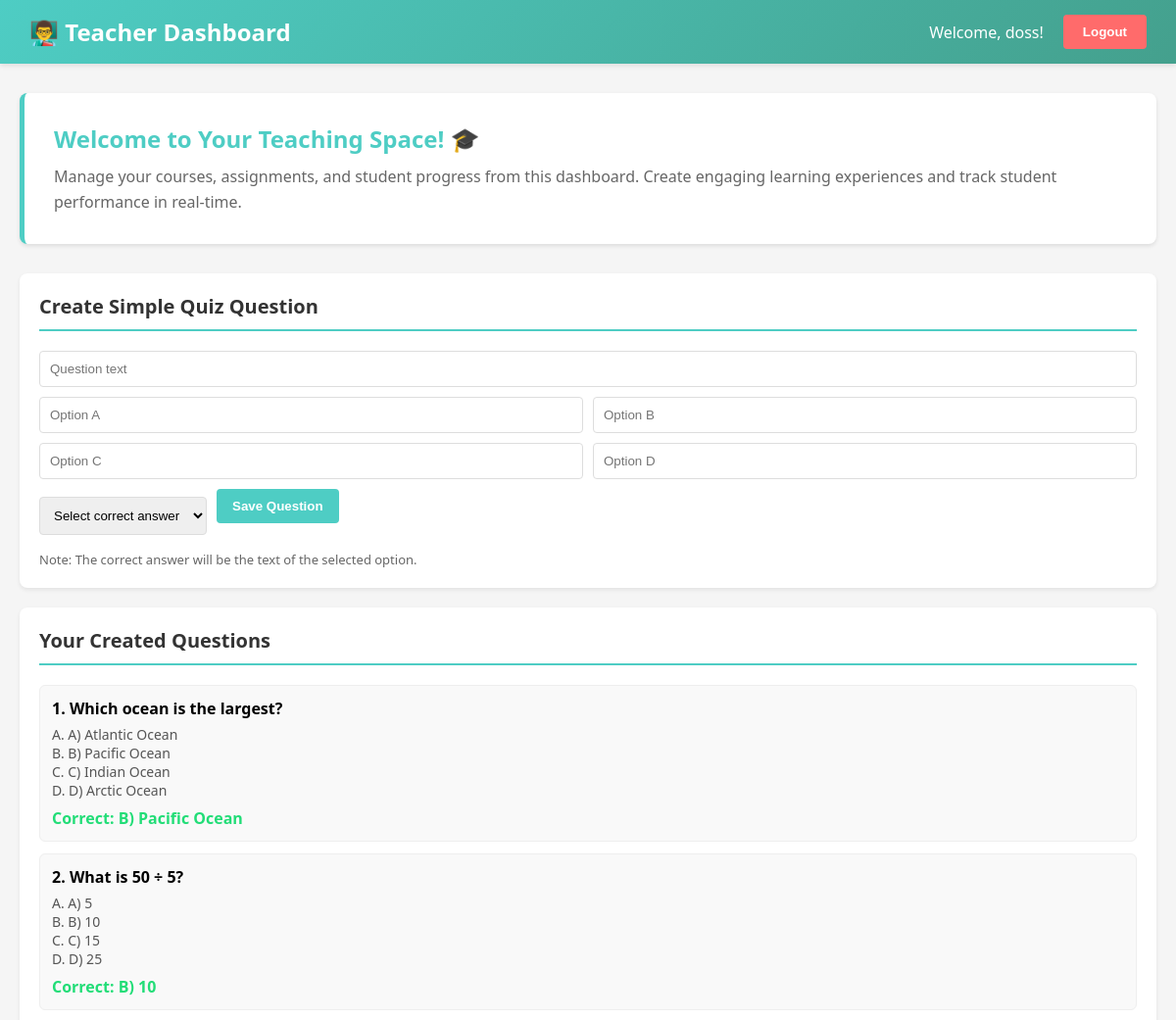
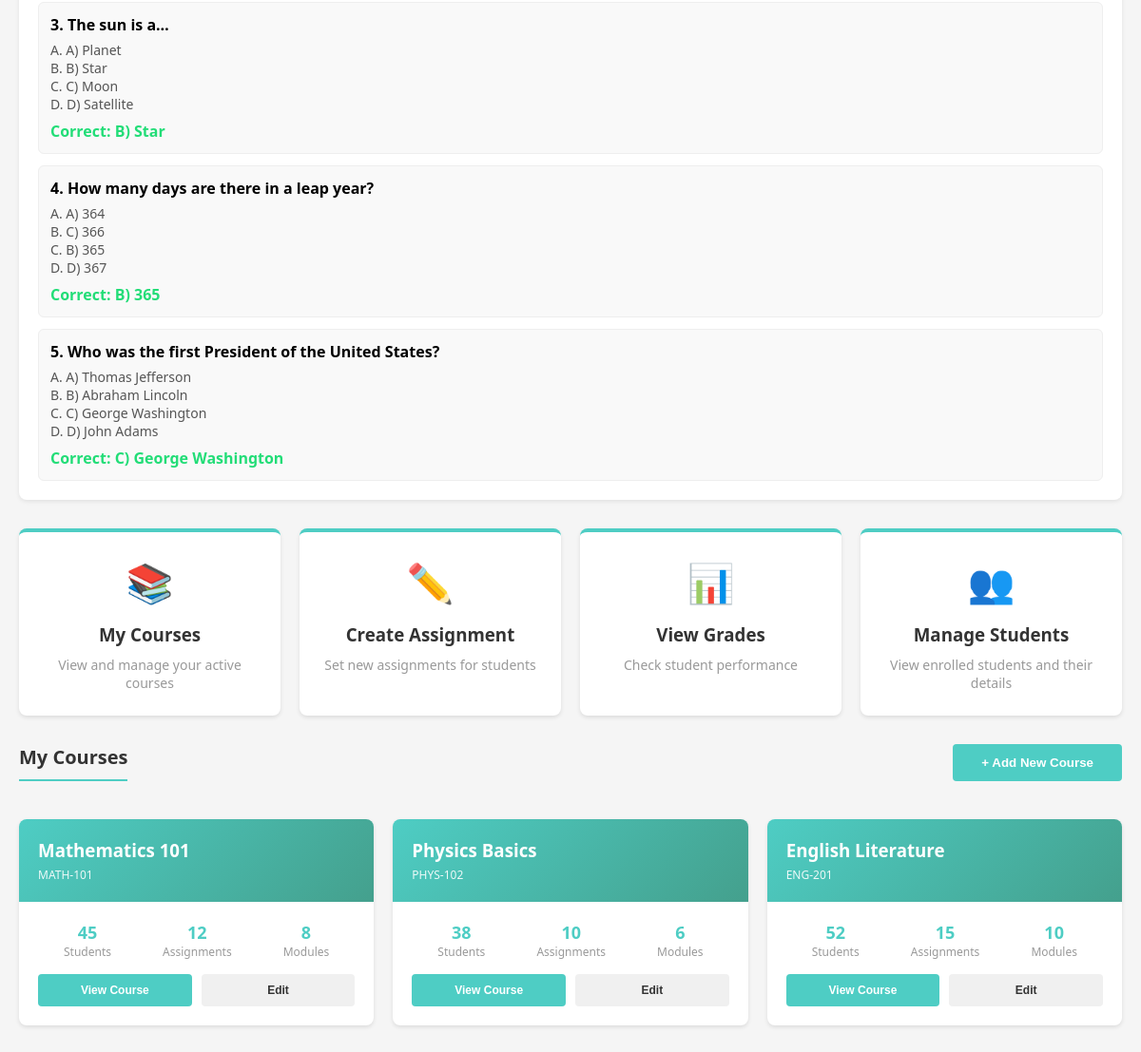
Screenshot of /teacher-dashboard (signed in) with the database file from the repository (2 pictures, top to bottom).
### controller/model.py (models this page shows, shortened)
class QuizQuestion(db.Model):
    __tablename__ = 'quiz_questions'
    question_id = db.Column(db.Integer, primary_key=True, autoincrement=True)
    teacher_id = db.Column(db.Integer, db.ForeignKey('users.user_id'), nullable=True)
    question_text = db.Column(db.String(1000), nullable=False)
    option_a = db.Column(db.String(255), nullable=False)
    option_b = db.Column(db.String(255), nullable=False)
    option_c = db.Column(db.String(255), nullable=False)
    option_d = db.Column(db.String(255), nullable=False)
    correct_answer = db.Column(db.String(255), nullable=False)
    created_at = db.Column(db.DateTime, default=datetime.utcnow)

### app.py (the view, shortened to what this page needs)
@app.route('/teacher-dashboard', methods=['GET', 'POST'])
@login_required
def teacher_dashboard():
    if session.get('role_id') != 2:
        flash("Unauthorized access", "danger")
        return redirect(url_for('login'))
    username = session.get('username')
    user_id = session.get('user_id')
    questions = QuizQuestion.query.filter_by(teacher_id=user_id).order_by(QuizQuestion.created_at.desc()).all()
    return render_template('teacher_dashboard.html', username=username, questions=questions)

### app.py (called while the page is built)
def login_required(f):
    @wraps(f)
    def decorated_function(*args, **kwargs):
        if 'user_id' not in session:
            flash("Please login first", "warning")
            return redirect(url_for('login'))
        return f(*args, **kwargs)
    return decorated_function

### templates/teacher_dashboard.html (shortened to what this page needs)
<!DOCTYPE html>
<html lang="en">
<head>
</head>
<body>
    <div class="navbar">
        <h1>👨‍🏫 Teacher Dashboard</h1>
        <div class="nav-right">
            <span>Welcome, {{ username }}!</span>
            <a href="{{ url_for('logout') }}">
                <button class="logout-btn">Logout</button>
            </a>
        </div>
    </div>
    <div class="container">
        <div class="welcome-box">
            <h2>Welcome to Your Teaching Space! 🎓</h2>
            <p>Manage your courses, assignments, and student progress from this dashboard. Create engaging learning experiences and track student performance in real-time.</p>
        </div>
        <div class="card" style="background: white; padding:20px; border-radius:8px; margin-bottom:20px; box-shadow:0 2px 4px rgba(0,0,0,0.08);">
            <div class="section-title">Create Simple Quiz Question</div>
            <form method="POST" style="margin-top:10px;">
                <div style="margin-bottom:10px;">
                    <input name="question" placeholder="Question text" style="width:100%; padding:10px; border-radius:4px; border:1px solid #ddd;" required>
                </div>
                <div style="display:grid; grid-template-columns:1fr 1fr; gap:10px;">
                    <input name="option_a" placeholder="Option A" style="padding:10px; border-radius:4px; border:1px solid #ddd;" required>
                    <input name="option_b" placeholder="Option B" style="padding:10px; border-radius:4px; border:1px solid #ddd;" required>
                    <input name="option_c" placeholder="Option C" style="padding:10px; border-radius:4px; border:1px solid #ddd;" required>
                    <input name="option_d" placeholder="Option D" style="padding:10px; border-radius:4px; border:1px solid #ddd;" required>
                </div>
                <div style="margin-top:10px; display:flex; gap:10px; align-items:center;">
                    <select name="correct_answer" required style="padding:10px; border-radius:4px; border:1px solid #ddd;">
                        <option value="">Select correct answer</option>
                    </select>
                    <button type="submit" class="add-course-btn" style="padding:10px 16px;">Save Question</button>
                </div>
                <div style="margin-top:8px; color:#666; font-size:13px;">Note: The correct answer will be the text of the selected option.</div>
            </form>
        </div>
        <div class="card" style="background:white; padding:20px; border-radius:8px; box-shadow:0 2px 4px rgba(0,0,0,0.08); margin-bottom:30px;">
            <div class="section-title">Your Created Questions</div>
            {% if questions and questions|length > 0 %}
                <div style="margin-top:12px; display:flex; flex-direction:column; gap:12px;">
                    {% for q in questions %}
                        <div style="padding:12px; border-radius:6px; background:#f9f9f9; border:1px solid #eee;">
                            <div style="font-weight:bold; margin-bottom:6px;">{{ loop.index }}. {{ q.question_text }}</div>
                            <div style="color:#555; font-size:14px;">
                                A. {{ q.option_a }}<br>
                                B. {{ q.option_b }}<br>
                                C. {{ q.option_c }}<br>
                                D. {{ q.option_d }}
                            </div>
                            <div style="margin-top:8px; color:#2d7; font-weight:bold;">Correct: {{ q.correct_answer }}</div>
                        </div>
                    {% endfor %}
                </div>
            {% else %}
                <div class="empty-state" style="padding:20px;">You haven't created any questions yet. Use the form above to add simple multiple-choice questions.</div>
            {% endif %}
        </div>
        <div class="quick-actions">
            <div class="action-card">
                <div class="icon">📚</div>
                <h3>My Courses</h3>
                <p>View and manage your active courses</p>
            </div>
            <div class="action-card">
                <div class="icon">✏️</div>
                <h3>Create Assignment</h3>
                <p>Set new assignments for students</p>
            </div>
            <div class="action-card">
                <div class="icon">📊</div>
                <h3>View Grades</h3>
                <p>Check student performance</p>
            </div>
            <div class="action-card">
                <div class="icon">👥</div>
                <h3>Manage Students</h3>
                <p>View enrolled students and their details</p>
            </div>
        </div>
        <div>
            <div style="display: flex; justify-content: space-between; align-items: center; margin-bottom: 20px;">
                <div class="section-title">My Courses</div>
                <button class="add-course-btn">+ Add New Course</button>
            </div>
            <div class="courses-grid">
                <div class="course-card">
                    <div class="course-header">
                        <h3>Mathematics 101</h3>
                        <div class="course-code">MATH-101</div>
                    </div>
                    <div class="course-body">
                        <div class="course-stats">
                            <div class="course-stat">
                                <div class="course-stat-number">45</div>
                                <div class="course-stat-label">Students</div>
                            </div>
                            <div class="course-stat">
                                <div class="course-stat-number">12</div>
                                <div class="course-stat-label">Assignments</div>
                            </div>
                            <div class="course-stat">
                                <div class="course-stat-number">8</div>
                                <div class="course-stat-label">Modules</div>
                            </div>
                        </div>
                        <div class="course-actions">
                            <button class="btn btn-primary">View Course</button>
                            <button class="btn btn-secondary">Edit</button>
                        </div>
                    </div>
                </div>
                <div class="course-card">
                    <div class="course-header">
                        <h3>Physics Basics</h3>
                        <div class="course-code">PHYS-102</div>
                    </div>
                    <div class="course-body">
                        <div class="course-stats">
                            <div class="course-stat">
                                <div class="course-stat-number">38</div>
                                <div class="course-stat-label">Students</div>
                            </div>
                            <div class="course-stat">
                                <div class="course-stat-number">10</div>
                                <div class="course-stat-label">Assignments</div>
                            </div>
                            <div class="course-stat">
                                <div class="course-stat-number">6</div>
                                <div class="course-stat-label">Modules</div>
                            </div>
                        </div>
                        <div class="course-actions">
                            <button class="btn btn-primary">View Course</button>
                            <button class="btn btn-secondary">Edit</button>
                        </div>
                    </div>
                </div>
                <div class="course-card">
                    <div class="course-header">
                        <h3>English Literature</h3>
                        <div class="course-code">ENG-201</div>
                    </div>
                    <div class="course-body">
                        <div class="course-stats">
                            <div class="course-stat">
                                <div class="course-stat-number">52</div>
                                <div class="course-stat-label">Students</div>
                            </div>
                            <div class="course-stat">
                                <div class="course-stat-number">15</div>
                                <div class="course-stat-label">Assignments</div>
                            </div>
                            <div class="course-stat">
                                <div class="course-stat-number">10</div>
                                <div class="course-stat-label">Modules</div>
                            </div>
                        </div>
                        <div class="course-actions">
                            <button class="btn btn-primary">View Course</button>
                            <button class="btn btn-secondary">Edit</button>
                        </div>
                    </div>
                </div>
            </div>
        </div>
    </div>
</body>
</html>

### templates/teacher_dashboard.html (style rules this page uses)
* { margin: 0; padding: 0; box-sizing: border-box; }
body { font-family: 'Segoe UI', Tahoma, Geneva, Verdana, sans-serif; background: #f5f5f5; }
.navbar { background: linear-gradient(135deg, #4ecdc4 0%, #44a08d 100%); color: white; padding: 15px 30px; display: flex; justify-content: space-between; align-items: center; box-shadow: 0 2px 5px rgba(0,0,0,0.1); }
.navbar h1 { font-size: 24px; }
.nav-right { display: flex; gap: 20px; align-items: center; }
.logout-btn { background: #ff6b6b; color: white; border: none; padding: 10px 20px; border-radius: 4px; cursor: pointer; font-weight: bold; transition: background 0.3s; }
.container { max-width: 1200px; margin: 30px auto; padding: 0 20px; }
.welcome-box { background: white; padding: 30px; border-radius: 8px; margin-bottom: 30px; box-shadow: 0 2px 4px rgba(0,0,0,0.1); border-left: 5px solid #4ecdc4; }
.welcome-box h2 { color: #4ecdc4; margin-bottom: 10px; }
.welcome-box p { color: #666; line-height: 1.6; }
.quick-actions { display: grid; grid-template-columns: repeat(auto-fit, minmax(250px, 1fr)); gap: 20px; margin-bottom: 30px; }
.action-card { background: white; padding: 25px; border-radius: 8px; box-shadow: 0 2px 4px rgba(0,0,0,0.1); text-align: center; cursor: pointer; transition: transform 0.3s, box-shadow 0.3s; border-top: 4px solid #4ecdc4; }
.action-card .icon { font-size: 40px; margin-bottom: 15px; }
.action-card h3 { color: #333; margin-bottom: 10px; }
.action-card p { color: #999; font-size: 14px; }
.section-title { font-size: 20px; font-weight: bold; color: #333; margin-bottom: 20px; padding-bottom: 10px; border-bottom: 2px solid #4ecdc4; }
.courses-grid { display: grid; grid-template-columns: repeat(auto-fit, minmax(300px, 1fr)); gap: 20px; margin-bottom: 30px; }
.course-card { background: white; border-radius: 8px; overflow: hidden; box-shadow: 0 2px 4px rgba(0,0,0,0.1); transition: box-shadow 0.3s; }
.course-header { background: linear-gradient(135deg, #4ecdc4 0%, #44a08d 100%); color: white; padding: 20px; }
.course-header h3 { margin-bottom: 5px; }
.course-code { font-size: 12px; opacity: 0.9; }
.course-body { padding: 20px; }
.course-stats { display: flex; justify-content: space-around; margin-bottom: 15px; font-size: 12px; }
.course-stat { text-align: center; }
.course-stat-number { font-size: 18px; font-weight: bold; color: #4ecdc4; }
.course-stat-label { color: #999; }
.course-actions { display: flex; gap: 10px; }
.btn { flex: 1; padding: 10px; border: none; border-radius: 4px; cursor: pointer; font-weight: bold; transition: opacity 0.3s; font-size: 12px; }
.btn-primary { background: #4ecdc4; color: white; }
.btn-secondary { background: #f0f0f0; color: #333; }
.add-course-btn { background: #4ecdc4; color: white; padding: 12px 30px; border: none; border-radius: 4px; cursor: pointer; font-weight: bold; margin-bottom: 20px; transition: background 0.3s; }

### rows the page displays
QuizQuestion: question_text "Which ocean is the largest?", option_a "A) Atlantic Ocean", option_b "B) Pacific Ocean", option_c "C) Indian Ocean", option_d "D) Arctic Ocean", correct_answer "B) Pacific Ocean"
QuizQuestion: question_text "What is 50 ÷ 5?", option_a "A) 5", option_b "B) 10", option_c "C) 15", option_d "D) 25", correct_answer "B) 10"
QuizQuestion: question_text "The sun is a…", option_a "A) Planet", option_b "B) Star", option_c "C) Moon", option_d "D) Satellite", correct_answer "B) Star"
QuizQuestion: question_text "How many days are there in a leap year?", option_a "A) 364", option_b "C) 366", option_c "B) 365", option_d "D) 367", correct_answer "B) 365"
QuizQuestion: question_text "Who was the first President of the United States?", option_a "A) Thomas Jefferson", option_b "B) Abraham Lincoln", option_c "C) George Washington", option_d "D) John Adams", correct_answer "C) George Washington"

### other values shown
{{ username }} "doss"
